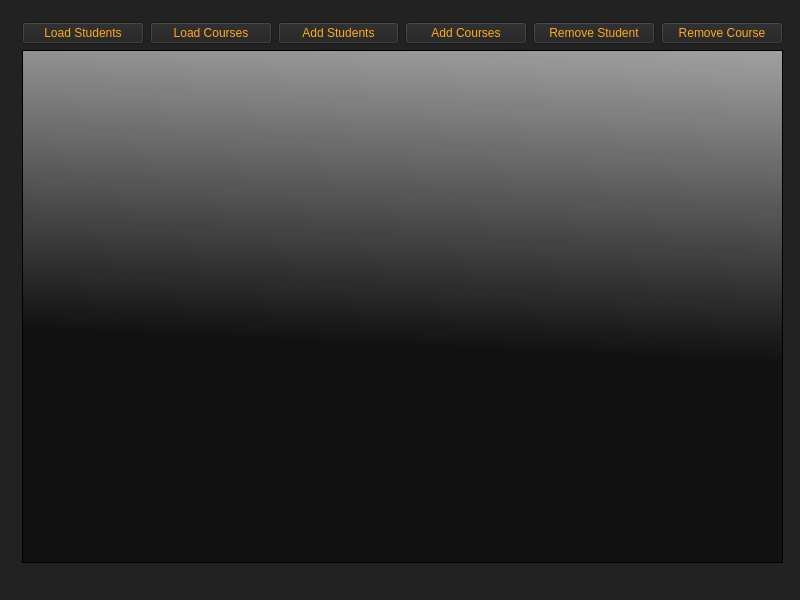
<?xml version="1.0" encoding="UTF-8"?>
<ui version="4.0">
 <class>MainWindow</class>
 <widget class="QMainWindow" name="MainWindow">
  <property name="geometry">
   <rect>
    <x>0</x>
    <y>0</y>
    <width>800</width>
    <height>600</height>
   </rect>
  </property>
  <property name="font">
   <font>
    <family>Courier New</family>
   </font>
  </property>
  <property name="windowTitle">
   <string>Student Information Setup</string>
  </property>
  <property name="styleSheet">
   <string notr="true">background-color: rgb(34, 34, 34);</string>
  </property>
  <widget class="QWidget" name="centralwidget">
   <widget class="QWidget" name="">
    <property name="geometry">
     <rect>
      <x>22</x>
      <y>22</y>
      <width>761</width>
      <height>541</height>
     </rect>
    </property>
    <layout class="QGridLayout" name="gridLayout">
     <item row="1" column="3">
      <widget class="QPushButton" name="addCourses">
       <property name="styleSheet">
        <string notr="true">QPushButton
{
font: 900 9pt &quot;Segoe UI Black&quot; rgb(255, 201, 8);
color: rgb(255, 170, 32);
}
QPushButton:Hover
{
color: rgb(255, 170, 32);
background-color: rgb(255, 201, 8);
}</string>
       </property>
       <property name="text">
        <string>Add Courses</string>
       </property>
      </widget>
     </item>
     <item row="2" column="0" colspan="6">
      <widget class="QTableView" name="tableView">
       <property name="styleSheet">
        <string notr="true">font: 500 10pt &quot;Dubai Medium&quot;;
selection-background-color: rgb(46, 46, 46);
gridline-color: rgb(39, 39, 39);
color: rgb(255, 209, 23);
background-color: qlineargradient(spread:pad, x1:0.909091, y1:0.988636, x2:0.977273, y2:0, stop:0.386364 rgba(14, 13, 13, 204), stop:1 rgba(161, 161, 161, 255));
border-color: rgb(34, 34, 34);
selection-color: rgb(255, 187, 78);
border-top-color: rgb(54, 54, 54);
border-right-color: rgb(42, 42, 42);</string>
       </property>
      </widget>
     </item>
     <item row="1" column="0">
      <widget class="QPushButton" name="loadStudents">
       <property name="styleSheet">
        <string notr="true">QPushButton
{
font: 900 9pt &quot;Segoe UI Black&quot; rgb(255, 201, 8);
color: rgb(255, 170, 32);
}
QPushButton:Hover
{
color: rgb(255, 170, 32);
background-color: rgb(255, 201, 8);
}</string>
       </property>
       <property name="text">
        <string>Load Students</string>
       </property>
      </widget>
     </item>
     <item row="1" column="2">
      <widget class="QPushButton" name="addStudents">
       <property name="styleSheet">
        <string notr="true">QPushButton
{
font: 900 9pt &quot;Segoe UI Black&quot; rgb(255, 201, 8);
color: rgb(255, 170, 32);
}
QPushButton:Hover
{
color: rgb(255, 170, 32);
background-color: rgb(255, 201, 8);
}</string>
       </property>
       <property name="text">
        <string>Add Students</string>
       </property>
      </widget>
     </item>
     <item row="1" column="1">
      <widget class="QPushButton" name="loadCourses">
       <property name="styleSheet">
        <string notr="true">QPushButton
{
font: 900 9pt &quot;Segoe UI Black&quot; rgb(255, 201, 8);
color: rgb(255, 170, 32);
}
QPushButton:Hover
{
color: rgb(255, 170, 32);
background-color: rgb(255, 201, 8);
}</string>
       </property>
       <property name="text">
        <string>Load Courses</string>
       </property>
      </widget>
     </item>
     <item row="1" column="4">
      <widget class="QPushButton" name="deleteStudents">
       <property name="styleSheet">
        <string notr="true">QPushButton
{
font: 900 9pt &quot;Segoe UI Black&quot; rgb(255, 201, 8);
color: rgb(255, 170, 32);
}
QPushButton:Hover
{
color: rgb(255, 170, 32);
background-color: rgb(255, 201, 8);
}</string>
       </property>
       <property name="text">
        <string>Remove Student</string>
       </property>
      </widget>
     </item>
     <item row="1" column="5">
      <widget class="QPushButton" name="deleteStudents_2">
       <property name="styleSheet">
        <string notr="true">QPushButton
{
font: 900 9pt &quot;Segoe UI Black&quot; rgb(255, 201, 8);
color: rgb(255, 170, 32);
}
QPushButton:Hover
{
color: rgb(255, 170, 32);
background-color: rgb(255, 201, 8);
}</string>
       </property>
       <property name="text">
        <string>Remove Course</string>
       </property>
      </widget>
     </item>
    </layout>
   </widget>
  </widget>
  <widget class="QMenuBar" name="menubar">
   <property name="geometry">
    <rect>
     <x>0</x>
     <y>0</y>
     <width>800</width>
     <height>17</height>
    </rect>
   </property>
  </widget>
  <widget class="QStatusBar" name="statusbar"/>
 </widget>
 <resources/>
 <connections/>
</ui>
